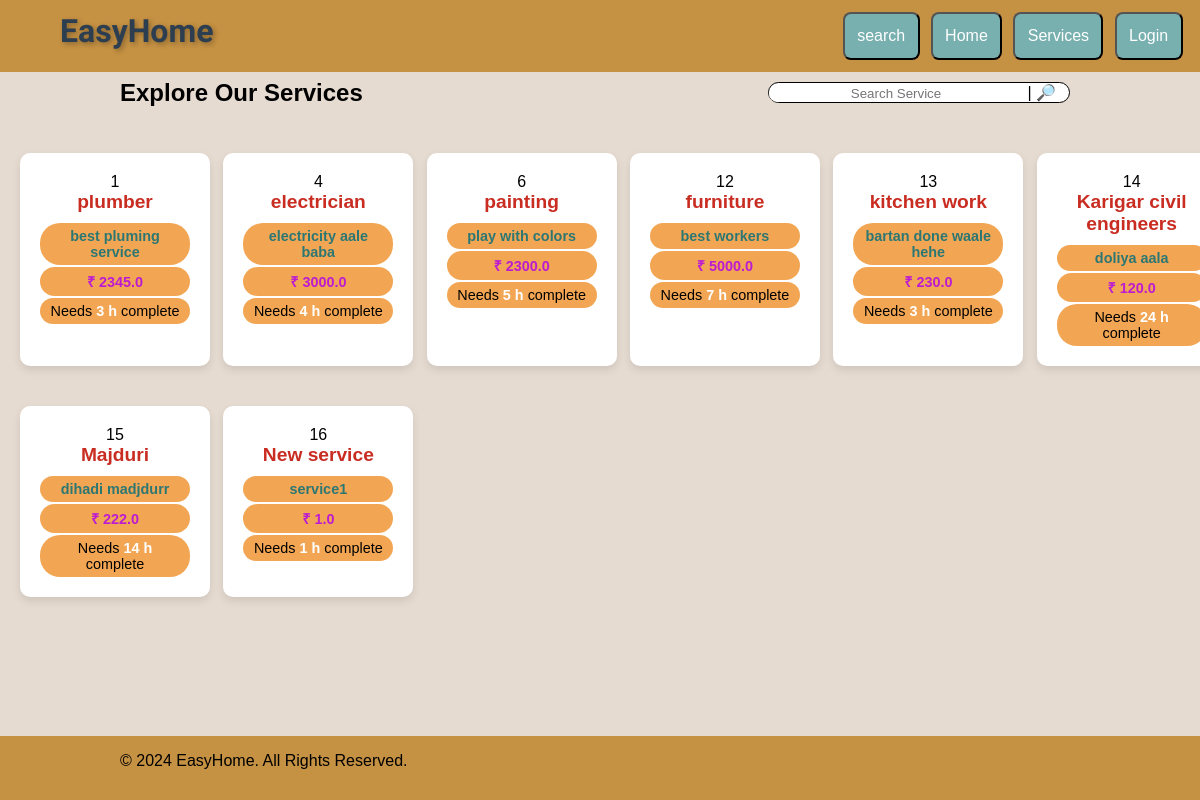
Page /services on the earlier database version.
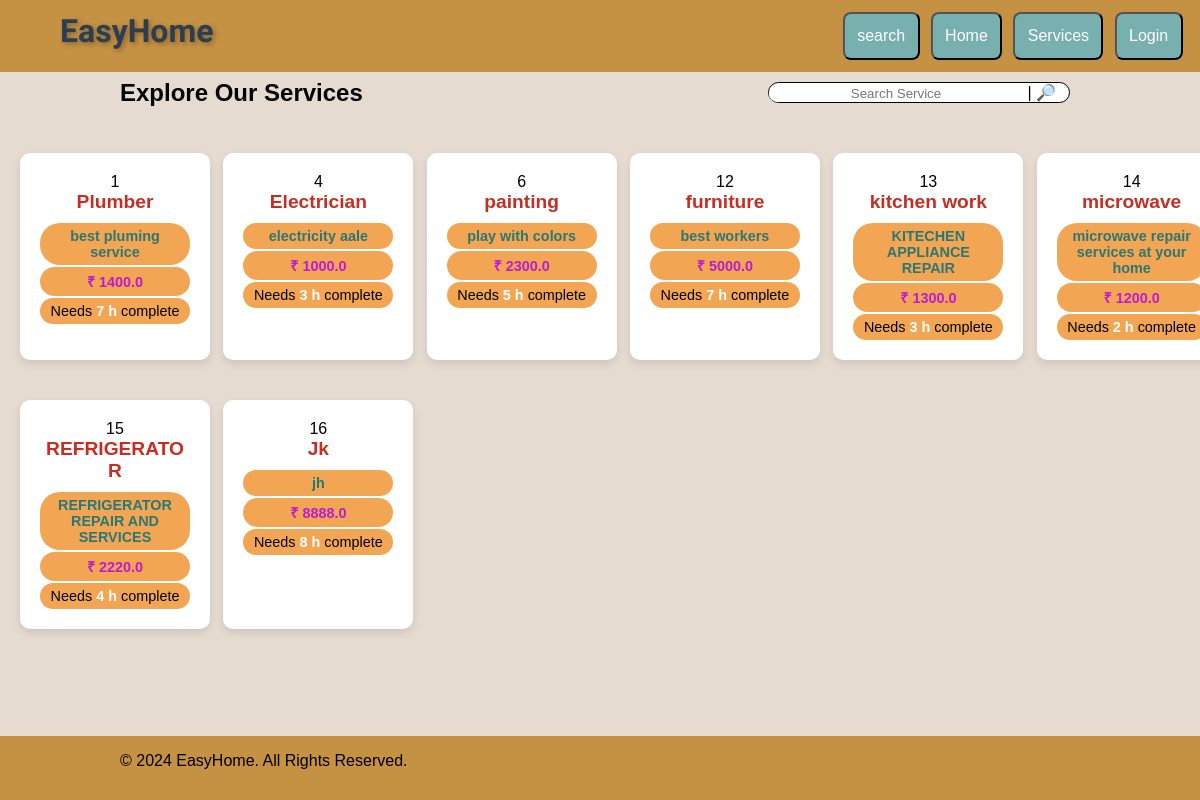
Same page on the later database version.
### app.py (models this page shows, shortened)
class Services(db.Model):
    service_id= db.Column(db.Integer, primary_key = True)
    service_name= db.Column(db.String(50)  )
    service_desc= db.Column(db.String(200) )
    service_b_price= db.Column(db.Float() ,nullable= False)
    time_required =db.Column(db.String,  nullable=False)

### app.py (the view)
@app.route("/services" )
def all_serv():
    query = request.args.get('word')
    if query:
        services = Services.query.filter(or_ (Services.service_name.like(f'%{query}%'), Services.service_desc.like(f'%{query}%'), Services.service_id.like(f'%{query}%'))).all()
    else:
        services =Services.query.all()
    return render_template("services.html", services=services)

### templates/services.html
{% extends "common.html" %}
{% block body %}
<div class="flex_button panel">
    <h2> Explore Our Services</h2>
    <div style="width: 300px; margin-left: 30px;" class="searchbar flex_button" >
        <form action="/services" >
            <input style="width: 250px;"  id="searchbox" name="word" value="{{request.args.get('word', '')}}"  required  placeholder="Search Service">
            |<button style="display: none; margin: 0;" id='search_button' type="submit">🔎</button>
            <label for="search_button"> 🔎</label>
        </form>
    </div>
</div>
    <div class="container1">
        {% for service in services %}
        <div  onclick="window.location.href='/service_page/{{service.service_id}}'" class="service-box">
            <div class="service-icon">{{service.service_id}}</div>
            <div class="service-title"><b style="color: rgb(201, 45, 34);">{{service.service_name}}</b></div>
            <div class="service-desc"><b style="color: rgb(45, 119, 115);">{{service.service_desc}}</b></div>
            <div class="service-desc">  <b style="color: rgb(188, 27, 209);">₹ {{service.service_b_price}}</b></div>
            <div class="service-desc"><a style="color: rgb(0, 0, 0);">Needs <b style="color: rgb(255, 255, 255);">{{service.time_required}} h </b>complete</a></div>
            </div>
        {% endfor %}
    </div></div>
{% endblock %}

### templates/common.html (shortened to what this page needs)
<!DOCTYPE html>
<html lang="en">
<head>
    <link rel="stylesheet" href="{{url_for('static',filename='style.css')}}" >
</head>
<body1>
    <div class="nav-bar">
        <div class="easyhome">
            EasyHome
        </div>
        <div style="display: flex; margin-right: 10%;">
            <button>
                <label for="search1">
                    search
                </label>
            </button>
            <button onclick="location.href='/';">
                Home </button>
                <button onclick="location.href='/services';">
                    Services </button>
            {% if session.username %}
            <a  onclick="location.href='/dashboard';">
                <img class='nav-icon' src="{{url_for('static' , filename='icons/profile.png') }}" alt="User"/>
                 <p>profile</p>
            </a>
            <a  onclick="location.href='/logout';">
                <img class='nav-icon' src="{{url_for('static' , filename='icons/logout.png') }}" alt="logout"/>
                <p>logout</p>
            </a>
            {% else %}
            <button  onclick="location.href='/login';">
                Login </button>
            {% endif %}
        </div>
    </div>
{% block body %}{% endblock %}
<div class="footer1">
    <div >
        <p>© 2024 EasyHome. All Rights Reserved.</p>
    </div>
</div>
</body1>
</html>

### static/style.css (style rules this page uses)
body, html { margin: 0; padding-top: 3%; padding-bottom: 3%; box-sizing: border-box; background: rgb(230, 219, 209); }
.panel { margin-left: 10%; margin-right: 10%; }
button { padding: 7px 20px; font-size: 15px; margin-left: 10px; border-radius: 40px; cursor: pointer; background-color: #ffffff; }
.container1 { max-width: 1200px; margin: 20px auto; display: grid; grid-template-columns: repeat(auto-fit, minmax(170px, 1fr)); gap: 20px; padding: 10px; width: 100%; }
.easyhome { padding-left: 5%; font-family: 'Great Vibes', cursive; font-size: 200%; font-weight: bold; color: #2C3E50; text-shadow: 2px 2px 5px rgba(0, 0, 0, 0.3); }
.nav-bar { position: fixed; top: 0; display: flex; background: rgb(197, 145, 67);; justify-content: space-between; height: 6%; width: 100%; padding-top: 1%; padding-bottom: 1%; z-index: 1000; }
.nav-bar button { padding: 1% 5%; margin-right: 0.5%; font-size: 100%; border-radius: 8px; color:white; background-color: #78afaf; cursor: pointer; }
.footer1 { background-color: rgb(197, 145, 67); position: fixed; height: 8%; left: 0; right: 0; bottom: 0; }
.footer1 p { position: fixed; left: 10%; }
.service-box { background-color: #fff; border-radius: 10px; box-shadow: 0 4px 8px rgba(0, 0, 0, 0.1); padding: 20px; text-align: center; transition: transform 0.2s ease; width: 150px; margin: 10px; }
.service-title { font-size: 1.2em; margin-bottom: 10px; font-weight: bold; word-wrap: break-word; }
.service-desc { background-color: #f2a654; color: white; padding: 5px 10px; margin-top: 2px; border-radius: 20px; font-size: 0.9em; word-wrap: break-word; }
.flex_button { display: flex; align-items: center; justify-content: space-between; gap: 10px }
.flex_button h2 { margin: 0; }
.searchbar { width: 80%; margin: 10px; background: #ffffff; border: 1px solid rgb(0, 0, 0); border-radius: 20px; border-collapse: collapse; }
#searchbox { width: 80%; height: 100%; border: none; border-radius: 20px; border-collapse: collapse; border-top-right-radius:0; border-bottom-right-radius:0; text-align: center; }

Differences in the rows shown:
changed Services "best pluming service": service_name "plumber" → "Plumber"; service_b_price "2345.0" → "1400.0"; time_required "3" → "7"
changed Services id 4: service_name "electrician" → "Electrician"; service_desc "electricity aale baba" → "electricity aale"; service_b_price "3000.0" → "1000.0"; time_required "4" → "3"
changed Services "kitchen work": service_desc "bartan done waale hehe" → "KITECHEN APPLIANCE REPAIR"; service_b_price "230.0" → "1300.0"
changed Services id 14: service_name "Karigar civil engineers" → "microwave"; service_desc "doliya aala" → "microwave repair services at your home"; service_b_price "120.0" → "1200.0"; time_required "24" → "2"
changed Services id 15: service_name "Majduri" → "REFRIGERATOR"; service_desc "dihadi madjdurr" → "REFRIGERATOR REPAIR AND SERVICES"; service_b_price "222.0" → "2220.0"; time_required "14" → "4"
changed Services id 16: service_name "New service" → "Jk"; service_desc "service1" → "jh"; service_b_price "1.0" → "8888.0"; time_required "1" → "8"
